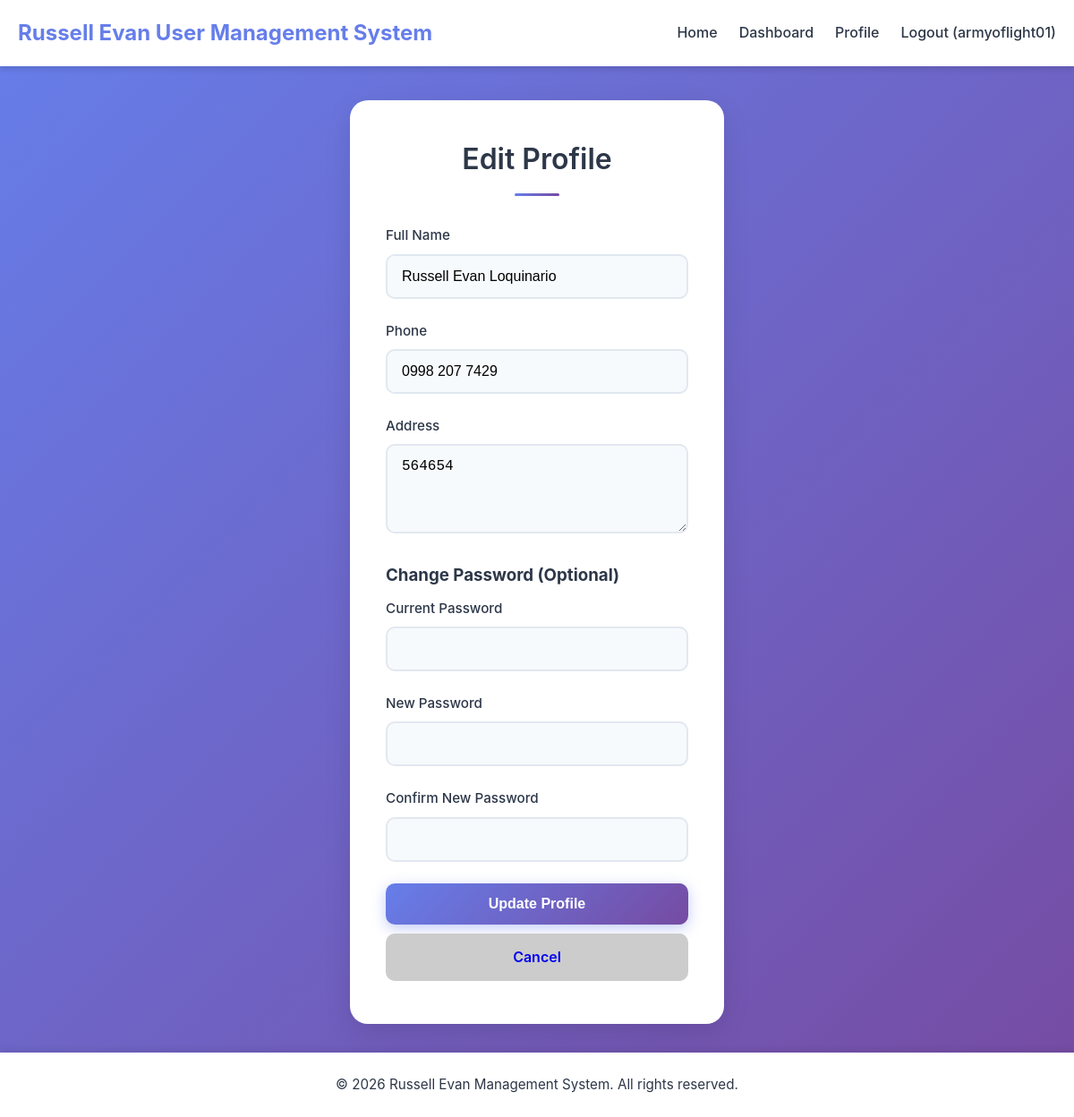
/edit-profile.php (signed in), run on the app's committed database.
### tables this page shows
CREATE TABLE `users` (
  `id` int(11) NOT NULL,
  `username` varchar(50) NOT NULL,
  `email` varchar(100) NOT NULL,
  `password` varchar(255) NOT NULL,
  `full_name` varchar(100) DEFAULT NULL,
  `phone` varchar(20) DEFAULT NULL,
  `address` text DEFAULT NULL,
  `role` enum('admin','user') DEFAULT 'user',
  `created_at` timestamp NOT NULL DEFAULT current_timestamp(),
  `updated_at` timestamp NOT NULL DEFAULT current_timestamp() ON UPDATE current_timestamp()
);

### edit-profile.php (the view, shortened to what this page needs)
<?php
$database = new Database();
$db = $database->getConnection();
$query = "SELECT * FROM users WHERE id = :id";
$stmt = $db->prepare($query);
$stmt->bindParam(':id', $_SESSION['user_id']);
$stmt->execute();
$user = $stmt->fetch(PDO::FETCH_ASSOC);
include 'includes/header.php';
?>
<div class="auth-container">
    <div class="card">
        <h2 class="auth-title">Edit Profile</h2>
        <form method="POST" action="">
            <div class="form-group">
                <label>Full Name</label>
                <input type="text" name="full_name" class="form-control" value="<?php echo htmlspecialchars($user['full_name']); ?>">
            </div>
            <div class="form-group">
                <label>Phone</label>
                <input type="text" name="phone" class="form-control" value="<?php echo htmlspecialchars($user['phone']); ?>">
            </div>
            <div class="form-group">
                <label>Address</label>
                <textarea name="address" class="form-control" rows="3"><?php echo htmlspecialchars($user['address']); ?></textarea>
            </div>
            <h3 style="margin: 20px 0 10px;">Change Password (Optional)</h3>
            <div class="form-group">
                <label>Current Password</label>
                <input type="password" name="current_password" class="form-control">
            </div>
            <div class="form-group">
                <label>New Password</label>
                <input type="password" name="new_password" class="form-control">
            </div>
            <div class="form-group">
                <label>Confirm New Password</label>
                <input type="password" name="confirm_password" class="form-control">
            </div>
            <button type="submit" class="btn btn-primary" style="width: 100%;">Update Profile</button>
            <a href="profile.php" class="btn" style="background: #ccc; width: 100%; margin-top: 10px; text-align: center;">Cancel</a>
        </form>
    </div>
</div>
<?php include 'includes/footer.php'; ?>

### css/style.css (style rules this page uses)
* { margin: 0; padding: 0; box-sizing: border-box; }
:root { --primary-color: #667eea; --primary-dark: #5a67d8; --secondary-color: #764ba2; --success-color: #48bb78; --danger-color: #e53e3e; --warning-color: #ecc94b; --dark-color: #2d3748; --light-color: #f7fafc; --gray-color: #a0aec0; --white: #ffffff; --shadow-sm: 0 1px 3px rgba(0,0,0,0.12), 0 1px 2px rgba(0,0,0,0.24); --shadow-md: 0 4px 6px rgba(0,0,0,0.1); --shadow-lg: 0 10px 30px rgba(0,0,0,0.1); --border-radius: 10px; --transition: all 0.3s cubic-bezier(0.25, 0.8, 0.25, 1); }
body { font-family: -apple-system, BlinkMacSystemFont, 'Segoe UI', Roboto, Oxygen, Ubuntu, Cantarell, sans-serif; background: linear-gradient(135deg, var(--primary-color) 0%, var(--secondary-color) 100%); min-height: 100vh; line-height: 1.6; color: var(--dark-color); }
.card { background: var(--white); border-radius: var(--border-radius); box-shadow: var(--shadow-lg); padding: 2rem; margin-bottom: 2rem; width: 100%; animation: slideUp 0.5s ease-out; }
.auth-container { width: 100%; max-width: 450px; margin: 2rem auto; padding: 0 1rem; }
.auth-container .card { padding: 2.5rem; border-radius: 20px; }
.auth-title { text-align: center; margin-bottom: 2rem; color: var(--dark-color); font-size: 2rem; font-weight: 600; position: relative; padding-bottom: 1rem; }
.auth-title::after { content: ''; position: absolute; bottom: 0; left: 50%; transform: translateX(-50%); width: 50px; height: 3px; background: linear-gradient(to right, var(--primary-color), var(--secondary-color)); border-radius: 3px; }
.form-group { margin-bottom: 1.5rem; }
.form-group label { display: block; margin-bottom: 0.5rem; font-weight: 500; color: var(--dark-color); font-size: 0.95rem; }
.form-control { width: 100%; padding: 0.875rem 1rem; border: 2px solid #e2e8f0; border-radius: 10px; font-size: 1rem; transition: var(--transition); background: var(--light-color); }
textarea.form-control { min-height: 100px; resize: vertical; }
.btn { padding: 0.875rem 2rem; border: none; border-radius: 10px; font-size: 1rem; font-weight: 600; cursor: pointer; transition: var(--transition); text-decoration: none; display: inline-block; text-align: center; position: relative; overflow: hidden; }
.btn::after { content: ''; position: absolute; top: 50%; left: 50%; width: 0; height: 0; border-radius: 50%; background: rgba(255, 255, 255, 0.2); transform: translate(-50%, -50%); transition: width 0.6s, height 0.6s; }
.btn-primary { background: linear-gradient(135deg, var(--primary-color), var(--secondary-color)); color: var(--white); box-shadow: 0 4px 15px rgba(102, 126, 234, 0.4); }

### data on the page
users: full_name "Russell Evan Loquinario", phone "0998 207 7429", address "564654"

### other printed values
$username "armyoflight01"
